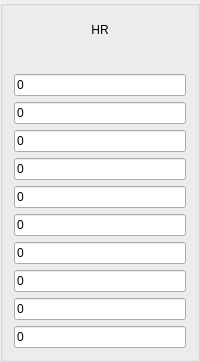
       <widget class="QGroupBox" name="verticalGroupBox_HR">
        <property name="sizePolicy">
         <sizepolicy hsizetype="Fixed" vsizetype="Preferred">
          <horstretch>0</horstretch>
          <verstretch>0</verstretch>
         </sizepolicy>
        </property>
        <property name="minimumSize">
         <size>
          <width>0</width>
          <height>0</height>
         </size>
        </property>
        <property name="maximumSize">
         <size>
          <width>16777215</width>
          <height>16777215</height>
         </size>
        </property>
        <layout class="QVBoxLayout" name="verticalLayout_7">
         <item>
          <widget class="QLabel" name="holdingRegisters">
           <property name="minimumSize">
            <size>
             <width>0</width>
             <height>25</height>
            </size>
           </property>
           <property name="text">
            <string>HR</string>
           </property>
           <property name="alignment">
            <set>Qt::AlignCenter</set>
           </property>
          </widget>
         </item>
         <item>
          <widget class="QLabel" name="label_8">
           <property name="minimumSize">
            <size>
             <width>0</width>
             <height>20</height>
            </size>
           </property>
           <property name="text">
            <string/>
           </property>
          </widget>
         </item>
         <item>
          <widget class="QLineEdit" name="holdReg_0">
           <property name="minimumSize">
            <size>
             <width>0</width>
             <height>20</height>
            </size>
           </property>
           <property name="text">
            <string>0</string>
           </property>
           <property name="maxLength">
            <number>32767</number>
           </property>
           <property name="placeholderText">
            <string>Hexadecimal A-F, a-f, 0-9.</string>
           </property>
          </widget>
         </item>
         <item>
          <widget class="QLineEdit" name="holdReg_1">
           <property name="minimumSize">
            <size>
             <width>0</width>
             <height>20</height>
            </size>
           </property>
           <property name="text">
            <string>0</string>
           </property>
           <property name="maxLength">
            <number>32767</number>
           </property>
           <property name="placeholderText">
            <string>Hexadecimal A-F, a-f, 0-9.</string>
           </property>
          </widget>
         </item>
         <item>
          <widget class="QLineEdit" name="holdReg_2">
           <property name="minimumSize">
            <size>
             <width>0</width>
             <height>20</height>
            </size>
           </property>
           <property name="text">
            <string>0</string>
           </property>
           <property name="maxLength">
            <number>32767</number>
           </property>
           <property name="placeholderText">
            <string>Hexadecimal A-F, a-f, 0-9.</string>
           </property>
          </widget>
         </item>
         <item>
          <widget class="QLineEdit" name="holdReg_3">
           <property name="minimumSize">
            <size>
             <width>0</width>
             <height>20</height>
            </size>
           </property>
           <property name="text">
            <string>0</string>
           </property>
           <property name="maxLength">
            <number>32767</number>
           </property>
           <property name="placeholderText">
            <string>Hexadecimal A-F, a-f, 0-9.</string>
           </property>
          </widget>
         </item>
         <item>
          <widget class="QLineEdit" name="holdReg_4">
           <property name="minimumSize">
            <size>
             <width>0</width>
             <height>20</height>
            </size>
           </property>
           <property name="text">
            <string>0</string>
           </property>
           <property name="maxLength">
            <number>32767</number>
           </property>
           <property name="placeholderText">
            <string>Hexadecimal A-F, a-f, 0-9.</string>
           </property>
          </widget>
         </item>
         <item>
          <widget class="QLineEdit" name="holdReg_5">
           <property name="minimumSize">
            <size>
             <width>0</width>
             <height>20</height>
            </size>
           </property>
           <property name="text">
            <string>0</string>
           </property>
           <property name="maxLength">
            <number>32767</number>
           </property>
           <property name="placeholderText">
            <string>Hexadecimal A-F, a-f, 0-9.</string>
           </property>
          </widget>
         </item>
         <item>
          <widget class="QLineEdit" name="holdReg_6">
           <property name="minimumSize">
            <size>
             <width>0</width>
             <height>20</height>
            </size>
           </property>
           <property name="text">
            <string>0</string>
           </property>
           <property name="maxLength">
            <number>32767</number>
           </property>
           <property name="placeholderText">
            <string>Hexadecimal A-F, a-f, 0-9.</string>
           </property>
          </widget>
         </item>
         <item>
          <widget class="QLineEdit" name="holdReg_7">
           <property name="minimumSize">
            <size>
             <width>0</width>
             <height>20</height>
            </size>
           </property>
           <property name="text">
            <string>0</string>
           </property>
           <property name="maxLength">
            <number>32767</number>
           </property>
           <property name="placeholderText">
            <string>Hexadecimal A-F, a-f, 0-9.</string>
           </property>
          </widget>
         </item>
         <item>
          <widget class="QLineEdit" name="holdReg_8">
           <property name="minimumSize">
            <size>
             <width>0</width>
             <height>20</height>
            </size>
           </property>
           <property name="text">
            <string>0</string>
           </property>
           <property name="maxLength">
            <number>32767</number>
           </property>
           <property name="placeholderText">
            <string>Hexadecimal A-F, a-f, 0-9.</string>
           </property>
          </widget>
         </item>
         <item>
          <widget class="QLineEdit" name="holdReg_9">
           <property name="minimumSize">
            <size>
             <width>0</width>
             <height>20</height>
            </size>
           </property>
           <property name="text">
            <string>0</string>
           </property>
           <property name="maxLength">
            <number>32767</number>
           </property>
           <property name="placeholderText">
            <string>Hexadecimal A-F, a-f, 0-9.</string>
           </property>
          </widget>
         </item>
        </layout>
       </widget>
